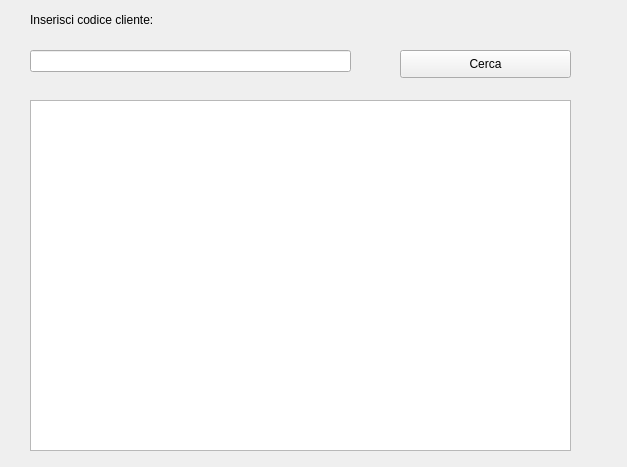
<?xml version="1.0" encoding="UTF-8"?>
<ui version="4.0">
 <class>VistaListaClienti</class>
 <widget class="QWidget" name="VistaListaClienti">
  <property name="geometry">
   <rect>
    <x>0</x>
    <y>0</y>
    <width>627</width>
    <height>467</height>
   </rect>
  </property>
  <property name="windowTitle">
   <string>Ricerca cliente</string>
  </property>
  <widget class="QListView" name="lista_clienti">
   <property name="geometry">
    <rect>
     <x>30</x>
     <y>100</y>
     <width>541</width>
     <height>351</height>
    </rect>
   </property>
   <property name="sizePolicy">
    <sizepolicy hsizetype="Fixed" vsizetype="Fixed">
     <horstretch>0</horstretch>
     <verstretch>0</verstretch>
    </sizepolicy>
   </property>
  </widget>
  <widget class="QLineEdit" name="line_codice">
   <property name="geometry">
    <rect>
     <x>30</x>
     <y>50</y>
     <width>321</width>
     <height>22</height>
    </rect>
   </property>
  </widget>
  <widget class="QPushButton" name="btn_cerca">
   <property name="geometry">
    <rect>
     <x>400</x>
     <y>50</y>
     <width>171</width>
     <height>28</height>
    </rect>
   </property>
   <property name="text">
    <string>Cerca</string>
   </property>
  </widget>
  <widget class="QLabel" name="label">
   <property name="geometry">
    <rect>
     <x>30</x>
     <y>10</y>
     <width>321</width>
     <height>20</height>
    </rect>
   </property>
   <property name="text">
    <string>Inserisci codice cliente:</string>
   </property>
  </widget>
 </widget>
 <resources/>
 <connections/>
</ui>
